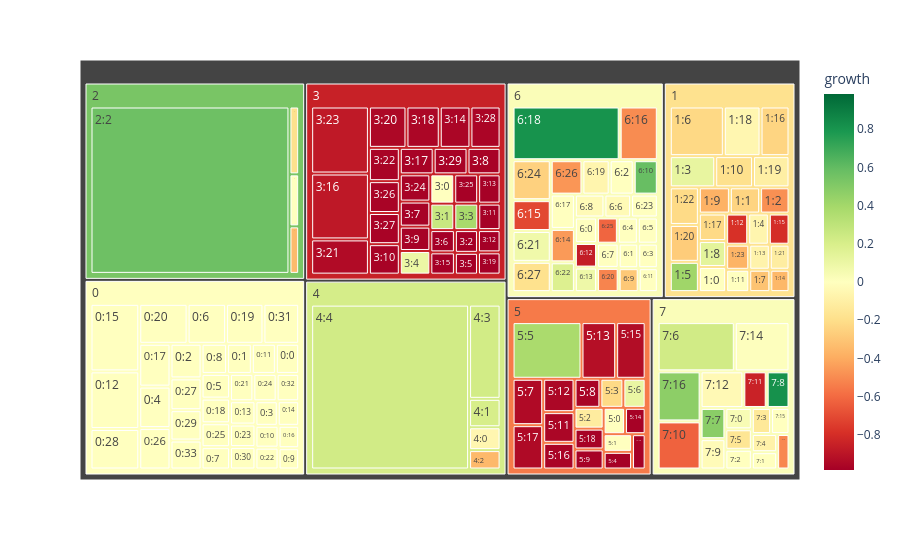

Notebook code cell kept with this figure:
### Markdown cell above
Now that we've fit a Mapper graph, we can use `tm.plotting.growth_map` to generate a growth map. The size of each square indicates the number of data points in the corresponding topic, and it's colour represents the growth of that topic.

### Code cell
tm.plotting.growth_map(mapper)

### Figure 1 — Plotly figure (JSON) as saved in the notebook; plotly's stock layout.template omitted (floating-point values rounded to 4 significant figures; data arrays with more than 128 entries replaced by an {"elided": "..."} marker saying what was removed)
{"data": [{"branchvalues": "total", "customdata": {"elided": "169x1 float values"}, "domain": {"x": [0, 1], "y": [0, 1]}, "hovertemplate": "<b>%{label}</b><br>Count: %{value}<br>Growth: %{color:.2f}", "ids": {"elided": "169 str values"}, "labels": {"elided": "169 str values"}, "marker": {"coloraxis": "coloraxis", "colors": {"elided": "169 float values"}}, "name": "", "parents": {"elided": "169 str values"}, "type": "treemap", "values": {"elided": "169 float values"}}], "layout": {"coloraxis": {"cmid": 0, "colorbar": {"title": {"text": "growth"}}, "colorscale": [[0, "rgb(165,0,38)"], [0.1, "rgb(215,48,39)"], [0.2, "rgb(244,109,67)"], [0.3, "rgb(253,174,97)"], [0.4, "rgb(254,224,139)"], [0.5, "rgb(255,255,191)"], [0.6, "rgb(217,239,139)"], [0.7, "rgb(166,217,106)"], [0.8, "rgb(102,189,99)"], [0.9, "rgb(26,152,80)"], [1, "rgb(0,104,55)"]]}, "legend": {"tracegroupgap": 0}, "margin": {"t": 60}}}
